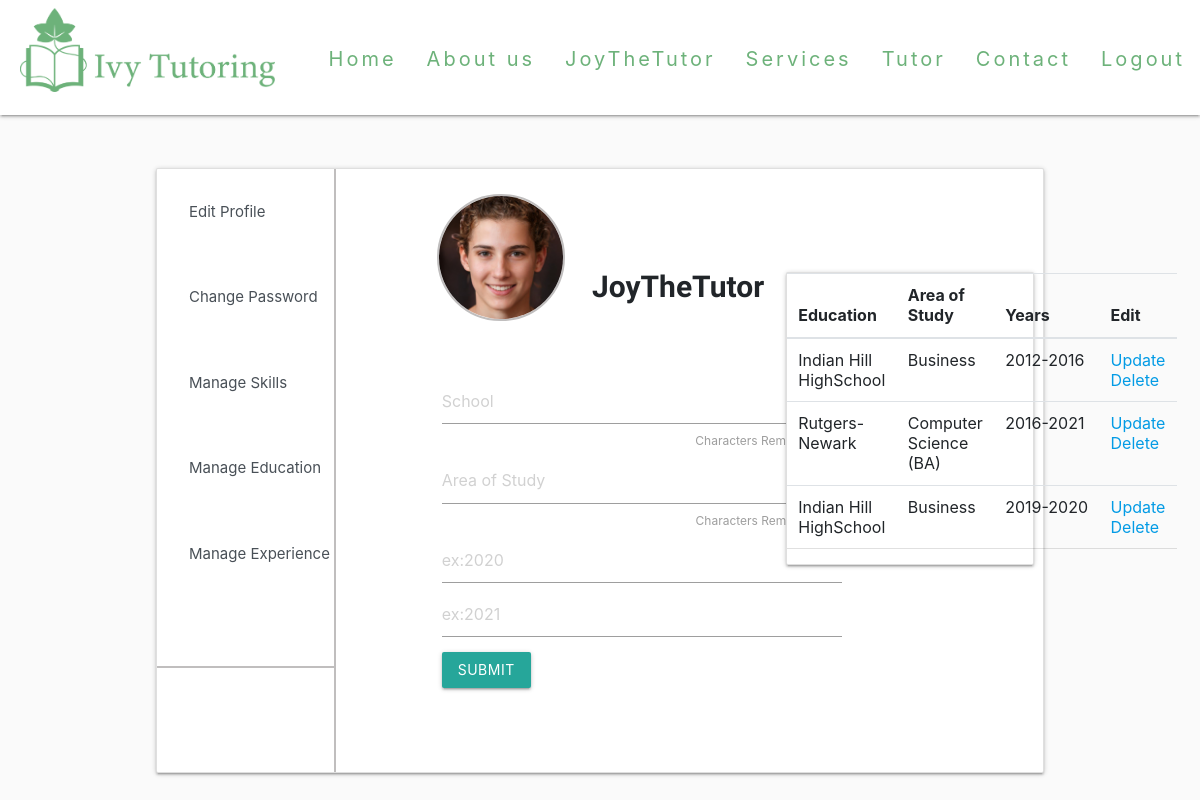
Page /Profile/JoyTheTutor/EditProfile/EditSchool/ (signed in) on the committed database.
### main/models.py (models this page shows, shortened)
class User(AbstractUser):
	email_confirm = models.BooleanField(default=False)

class Profile(models.Model):
	user = models.OneToOneField(User,on_delete = models.CASCADE,default= None)
	pro_pic =  models.ImageField(upload_to = 'profilePics', blank = True, null = True)
	descript = models.CharField(max_length = 50, blank = True)
	intro = models.CharField(max_length = 1000, blank = True)
	city = models.CharField(max_length= 50,blank = True)
	state = models.CharField(max_length = 2,blank = True)
	tags = TaggableManager(blank = True)
	college = models.CharField(max_length=100, null=True, blank=True)
	major= models.CharField(max_length=100, null=True, blank=True)

class School(models.Model):
	user = models.ForeignKey(User,null= True,on_delete = models.SET_NULL)
	college = models.CharField(max_length=50, default= None, null = True)
	major = models.CharField(max_length = 25,default = None, null = True)
	c_start_year = models.SmallIntegerField(blank=True, null=True)
	c_end_year = models.CharField(max_length = 4,blank=True,null = True)

### main/views.py (the view)
# urls.py: path("Profile/<str:username>/EditProfile/EditSchool/", views.editSchool, name = "EditSchool"),
@login_required(login_url="main:Login")
def editSchool(request,username):
	Ed = School.objects.filter(user = request.user)[:3]
	form = SchoolForm()
	if request.method == "POST":
		form = SchoolForm(request.POST,request.FILES)
		if form.is_valid():
			obj = form.save(commit = False)
			obj.user = request.user
			obj.save()
			return redirect(request.path)
	else:
		context = {'form':form, "Ed":Ed}
	return render(request,"main/EditLocation.html", context)

### main/forms.py
class SchoolForm(forms.ModelForm):
	class Meta:
		model = School
		fields = ["college","major","c_start_year","c_end_year"]
	def __init__(self, *args, **kwargs):
		super(SchoolForm, self).__init__(*args, **kwargs)
		self.fields['college'].widget.attrs['placeholder'] = 'School'
		self.fields['major'].widget.attrs['placeholder'] = 'Area of Study'
		self.fields['c_start_year'].widget.attrs['placeholder'] = 'ex:2020'
		self.fields['c_end_year'].widget.attrs['placeholder'] = 'ex:2021'

### main/templates/main/EditLocation.html (shortened to what this page needs)
{% load widget_tweaks %}
{% load crispy_forms_tags %}
{% load static %}
<head>
    <link rel="stylesheet" href="https://cdnjs.cloudflare.com/ajax/libs/materialize/1.0.0/css/materialize.min.css">
    <link rel="stylesheet" href="https://stackpath.bootstrapcdn.com/bootstrap/4.3.1/css/bootstrap.min.css">
    <link rel="stylesheet" href="https://stackpath.bootstrapcdn.com/bootstrap/4.1.1/css/bootstrap.min.css">
</head>
{%include "main/HeadNav.html" %}
<body>
        <div class="card">
            <div class="row no-gutters">
                <div class="list-group">
                    <a href="{% url 'main:EditProfile' username=request.user.username %}" class="list-group-item list-group-item-action">Edit Profile</a>
                    <a href="/password_change/" class="list-group-item list-group-item-action">Change Password</a>
                    <a href="{% url 'main:SkillEdit' username=request.user.username %}" class="list-group-item list-group-item-action">Manage Skills</a>
                    <a href="{% url 'main:EditSchool' username=request.user.username %}"  class="list-group-item list-group-item-action">Manage Education</a>
                    <a href="{% url 'main:JobEdit' username=request.user.username %}" class="list-group-item list-group-item-action">Manage Experience</a>
                </div>
                <div class="container">
                    <div class="col-sm-7">
                    {% if request.user.profile.pro_pic %}
                            <img class="card-img" src="{{ request.user.profile.pro_pic.url }}">
                        {% else %}
                            <img class="card-img" src="{%static 'media\Default.jpg' %}">
                    {% endif %}
                        <b style = 'font-family: Ubuntu, "times new roman", times, roman, serif;font-size:30px;top: 70px;
                        left: 48px; position:absolute;'>
                            {% render_field request.user.username %}
                        </b>
                    </div>
                    <div class="card-body">
                        <form method = "POST" action = "" enctype="multipart/form-data">
                                <div class="card-text" style = "width:400px;max-width:-webkit-fill-available;">
                                    {{form.college}}<label id = "College_cnt"style = "float:right;">Characters Remaining: 50</label>
                                    {{form.major}}<label id = "Major_cnt" style = "float:right;">Characters Remaining: 25</label>
                                    {{form.c_start_year}}
                                    {{form.c_end_year}}
                                </div>
                                    <div>
                                        <input class="btn btn-primary" id = "EP-btn" type="submit">
                                    </div>
                        </form>
                    </div>
                    <div class = "card" id = "Exp-Card">
                        <table class="table">
                            <thead>
                            <tr>
                                <th scope="col">Education</th>
                                <th scope="col">Area of Study</th>
                                <th>Years</th>
                                <th>Edit</th>
                            </tr>
                            </thead>
                            <tbody>
                                {%for x in Ed%}
                                <tr>
                                    <td>{{x.college|default_if_none:''}}</td>
                                    <td>{{x.major|default_if_none:''}}</td>
                                    <td>{{x.c_start_year|default_if_none:''}}-{{x.c_end_year|default_if_none:''}}</td>
                                    <td><a href="{% url 'main:UpdateEd' x.id %}"> Update</a>
                                        <a href= "{% url 'main:DeleteEd' x.id %}">Delete</a></td>
                                </tr>
                                {%endfor%}
                            </tbody>
                        </table>
                    </div>
            </div>
        </div>
            <div class = 'vl'></div>
            <hr style = "height:2px;width:20%; position: absolute; top: 80%;border:none;color:#c0bebe;background-color:#c0bebe;">
    </div>
</body>

### main/templates/main/HeadNav.html (shortened to what this page needs)
{%load static%}
<head>
    <link rel="stylesheet" href="https://cdnjs.cloudflare.com/ajax/libs/materialize/1.0.0/css/materialize.min.css">
</head>
    <nav>
        <div class='nav-wrapper'>
            <a href="/" class="brand-logo"><img id = "logo" src="{%static 'media\logo.png' %}" ></a>
            <ul id="nav" class = "right hide-on-med-and-down">
                {% if user.is_authenticated %}
                    <li><a href = "/"> Home </a></li>
                    <li><a href = "/AboutUs"> About us </a></li>
                    <li><a href = "{% url 'main:profile' username=request.user.username %}"> {{ user.username }}</a></li>
                    <li><a href= "/Services"> Services </a></li>
                    <li><a href = "/Tutor"> Tutor </a></li>
                    <li><a href = "/Contact/"> Contact </a></li>
                    <li><a href="/logout"> Logout </a></li>
                {% endif %}
            </ul>
        </div>
    </nav>

### main/templates/main/HeadNav.html (style rules this page uses)
#logo { width: 275px; padding-left: 20px; padding-top: 8px; }
nav { height:115px; background-color:white; }
nav, nav .nav-wrapper i, nav a.sidenav-trigger, nav a.sidenav-trigger i { line-height:118px; }
nav ul a { font-size: 20px; color:#6db27a; letter-spacing:3px; }

### main/templates/main/EditLocation.html (style rules this page uses)
body { background-color:#FAFAFA; }
.list-group { width:225; }
.list-group-item { position:relative; display:block; padding:30; margin-bottom:-1px; background-color:#fff; border:2px solid #fff; }
.card { position: absolute; top: 20%; width: 74%; left: 13%; height: 605px; max-height: 605px; max-width: 1200px; }
.row { margin-left:0; }
.vl { border-left: 2px solid #c0bebe; height: 100%; left:20%; position:absolute; }
.col-sm-7 { position: relative; left: 30%; top: 25px; }
.btn { position: absolute; top: 292px; }
.card-img { max-width: 37%; max-height: 162; border-radius: 50%; left:-31%; position: absolute; border: 2.5px solid #c0bebe; padding-left: 0px; padding-top: 0px; }
.container { position: absolute; left: 22%; }
.card-body { top: 190px; left: 9.5%; position: relative; }
#Exp-Card { position: absolute; left: 70%; top: 30%; height: fit-content; width: 40%; }

### rows in the picture
User: username "JoyTheTutor", user.profile.pro_pic (picture)
School: college "Indian Hill HighSchool", major "Business", c_start_year "2012", c_end_year "2016"
School: college "Rutgers-Newark", major "Computer Science (BA)", c_start_year "2016", c_end_year "2021"
School: college "Indian Hill HighSchool", major "Business", c_start_year "2019", c_end_year "2020"
